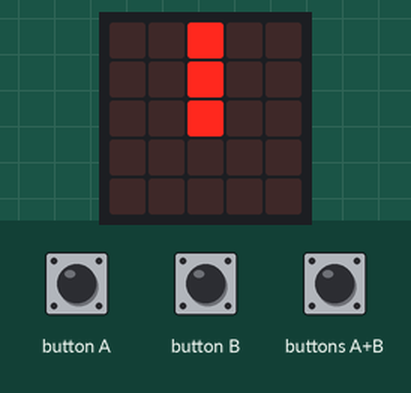
Simulated run of this program. Board: BBC micro:bit running MicroPython. On the bench: the board's 5×5 LED display. Inputs (shaded band) come from the test bench. What the program prints to the serial console is not drawn.

Above: at 0.01 s.
1.3 s: button A pressed for 0.15 s
At 2.1 s:
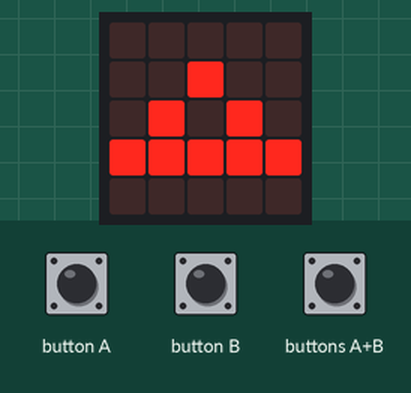
2.9 s: buttons A+B pressed for 0.15 s
At 3.3 s:
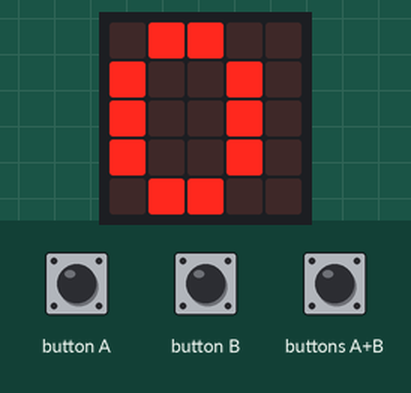
6.0 s: button A pressed for 1 s
At 6.8 s:
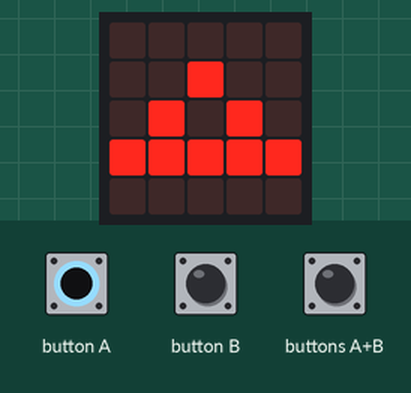
8.5 s: buttons A+B pressed for 1 s
At 9.7 s:
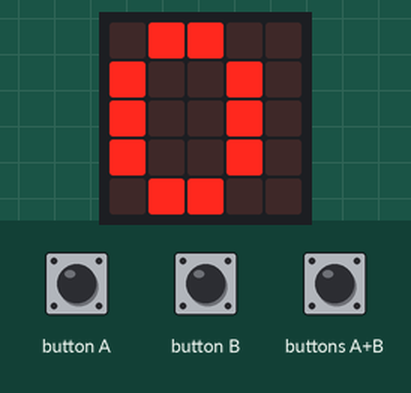
10.1 s: button A pressed for 3.2 s
At 11.7 s:
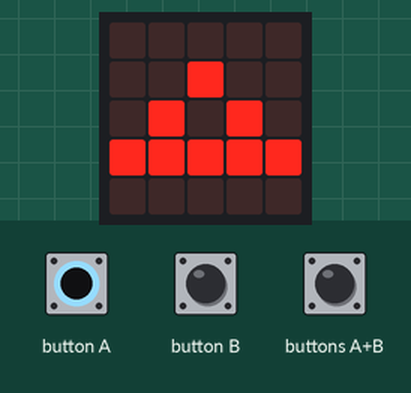
Timing chart, 0 to 13.7 s (numbered marks = the images above; inputs shaded):
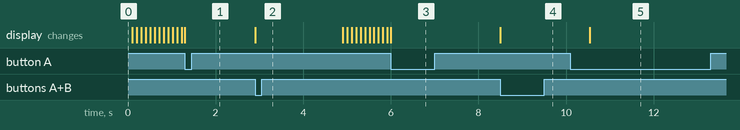

The program:

AccelReceive_v0.2.0.py
```python
from microbit import *
import gc
import radio

gc.collect()

def remote_accel_database(message='ERRO', verbose=True, log=True):
    gc.collect()
    if log:
        datalogfilename = 'AccelLog.csv'
        datalog = open(datalogfilename, 'w')
        datalog.write(str(message))
	if verbose:
		print(message)

def stand_by(putoffms=0):
    sleep(putoffms)
    display.show(Image.ALL_CLOCKS, wait=False, loop=True, delay=100)

stand_by()

while True:
    gc.collect()
    if button_a.was_pressed():
        display.show(Image.TRIANGLE)
        count = 0
        radio.on()
        while not(button_a.was_pressed()):
            msg= radio.receive()
            if msg != 'None':
				try:
					if int(msg):
						remote_accel_database(message=msg)
						count += 1
				except:
					print("msg not is a integer number")
            gc.collect()
        radio.off()
        display.show(str(count))
        stand_by(1000)

    if button_b.was_pressed():
        display.show(str(count))
        stand_by(1000)

    if button_a.is_pressed() and button_b.is_pressed():
        break
```

Measured:
- after the input at 1.3 s, the display: changes at once (image 1)
- after the input at 2.9 s, the display: changes at once (image 2)
- after the input at 6.0 s, the display: changes at once (image 3)
- after the input at 8.5 s, the display: changes at once (image 4)
- after the input at 10.1 s, the display: changes after 0.44 s (image 5)
